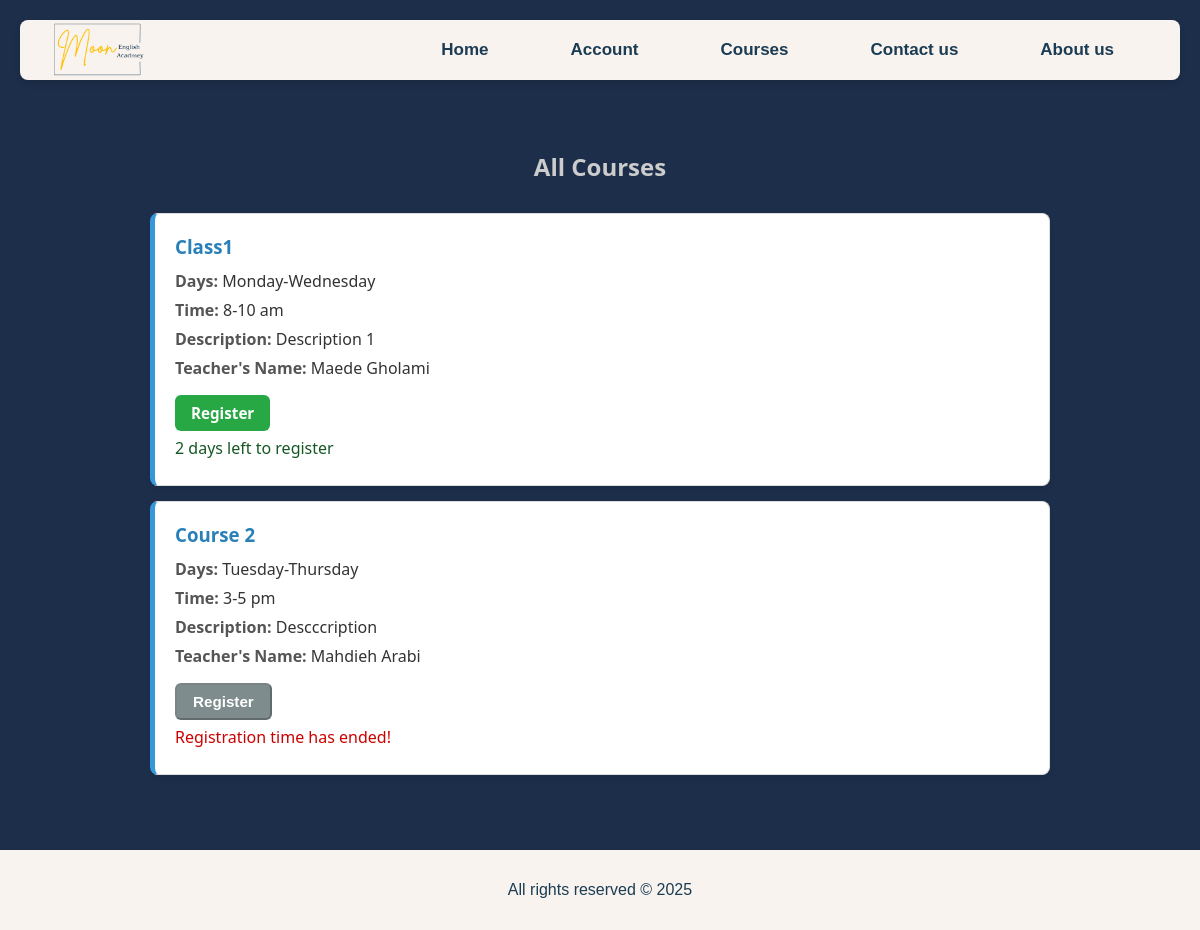
/courses/ (signed in), run on an earlier commit of the app's database.
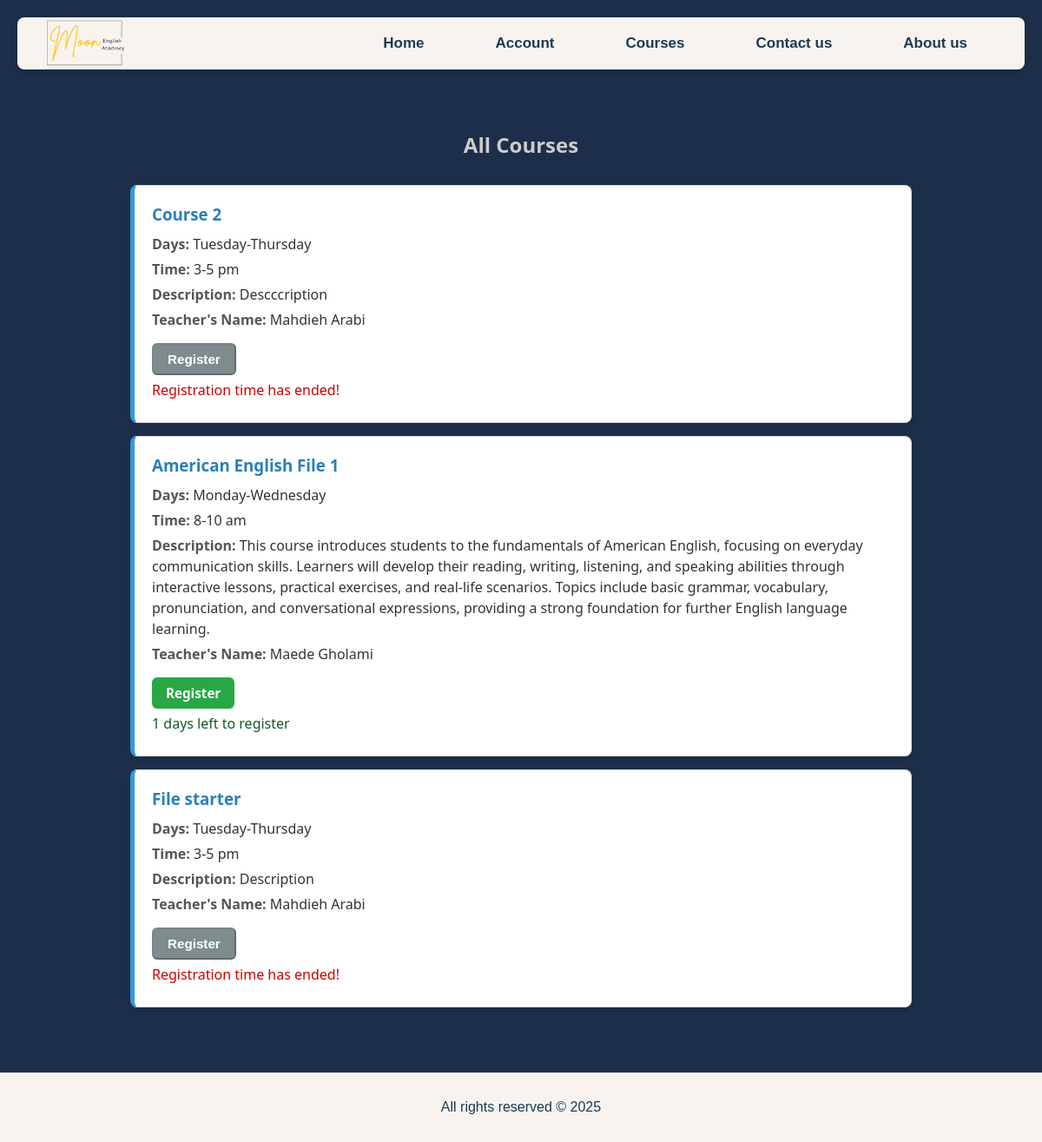
And on a later commit of the database.
### main/models.py (models this page shows, shortened)
class Course(models.Model):
    LEVEL_CHOICES = [
        ('Beginner', 'Beginner'),
        ('Elementary', 'Elementary'),
        ('Intermediate', 'Intermediate'),
        ('Upper Intermediate', 'Upper Intermediate'),
        ('Advanced', 'Advanced'),
    ]
    DAYS_CHOICES = [
        ('Monday-Wednesday', 'Monday-Wednesday'),
        ('Tuesday-Thursday', 'Tuesday-Thursday'),
        ('Only Fridays', 'Only Fridays'),
    ]
    TIME_CHOICES = [
        ('8-10 am', '8-10 am'),
        ('10-12 am', '10-12 am'),
        ('1-3 pm', '1-3 pm'),
        ('3-5 pm', '3-5 pm'),
        ('5-7 pm', '5-7 pm'),
        ('8-12 am', '8-12 am'),
    ]
    title = models.CharField(max_length=100)
    required_level = models.CharField(max_length=20, choices=LEVEL_CHOICES)
    description = models.TextField()
    class_days = models.CharField(max_length=100, choices=DAYS_CHOICES)
    class_time = models.CharField(max_length=50, choices=TIME_CHOICES)
    teacher = models.ForeignKey(User, on_delete=models.CASCADE, limit_choices_to={'user_type': 'teacher'})
    students = models.ManyToManyField(settings.AUTH_USER_MODEL, blank=True, related_name='enrolled_courses')
    join_link = models.URLField(default="#")
    start_date = models.DateField(default=timezone.now)

class CustomUser(AbstractUser):
    user_type = models.CharField(max_length=10, choices=USER_TYPE_CHOICES)
    level = models.CharField(max_length=30, choices=ENGLISH_LEVELS, blank=True, null=True)
    profile_image = models.ImageField(upload_to='profile_pics/', default='profile_pics/default.png', blank=True)
    rating = models.FloatField(default=0.0)

### main/views.py (the view)
# urls.py: path('courses/', views.courses_list, name='courses_list'),
@login_required
def courses_list(request):
    user = request.user
    today = timezone.now().date()
    courses = Course.objects.all()
    for course in courses:
        registration_deadline = course.start_date - timedelta(days=2)
        course.registration_open = today <= registration_deadline
        course.remaining_days = (registration_deadline - today).days if course.registration_open else 0
    return render(request, 'courses_list.html', {'courses': courses})

### templates/courses_list.html (shortened to what this page needs)
{% extends 'base.html' %}
{% load static %}
{% block extra_css %}
    <link rel="stylesheet" href="{% static 'css/courses_list.css' %}">
{% endblock %}
{% block content %}
<div class="courses-page">
<h2 style="color: #cccccc">All Courses</h2>
<ul>
    {% for course in courses %}
    <li>
        <h3>{{ course.title }}</h3>
        <p><strong>Days:</strong> {{ course.class_days }}</p>
        <p><strong>Time:</strong> {{ course.class_time }}</p>
        <p><strong>Description:</strong> {{ course.description }}</p>
        <p><strong>Teacher's Name:</strong> {{ course.teacher.username }}</p>
        {% if request.user.user_type == "student" %}
    {% if course.registration_open %}
        <a href="{% url 'send_enrollment_request' course.id %}" class="enroll-btn">Register</a>
        <p style="color: #155724">{{ course.remaining_days }} days left to register</p>
    {% else %}
        <button class="enroll-btn" disabled style="background-color: #7f8c8d">Register</button>
        <p style="color: #cc0000">Registration time has ended!</p>
    {% endif %}
{% endif %}
    </li>
    {% empty %}
    <li>No courses available.</li>
    {% endfor %}
</ul>
</div>
{% endblock %}

What changed in the data, as far as the page shows it:
removed Course: title "Class1", class_days "Monday-Wednesday", class_time "8-10 am", description "Description 1", teacher.username "Maede Gholami", remaining_days "2"
added Course: title "American English File 1", class_days "Monday-Wednesday", class_time "8-10 am", description "This course introduces students to the fundamentals of American English, focusing on everyday communication skills. Learners will develop their reading, writing, listening, and speaking abilities through interactive lessons, practical exercises, and real-life scenarios. Topics include basic grammar, vocabulary, pronunciation, and conversational expressions, providing a strong foundation for further English language learning.", teacher.username "Maede Gholami", remaining_days "1"
added Course: title "File starter", class_days "Tuesday-Thursday", class_time "3-5 pm", description "Description", teacher.username "Mahdieh Arabi", shows "Register"
